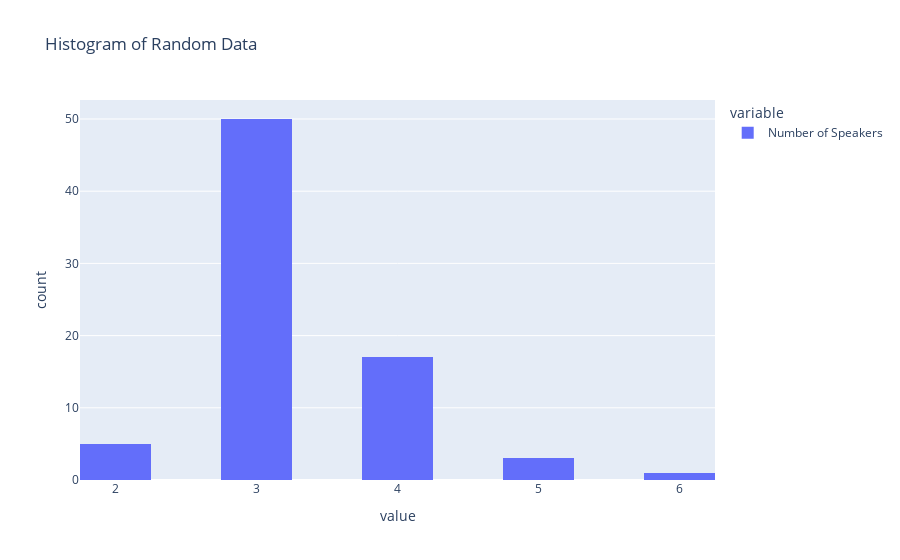

Notebook cell for this chart:
### Code cell
import numpy as np
import plotly.express as px

# Create a histogram
fig = px.histogram(df["Number of Speakers"], nbins=10, title='Histogram of Random Data')

# Show the plot
fig.show()

### Figure 1 — Plotly figure (JSON) as saved in the notebook; plotly's stock layout.template omitted (floating-point values rounded to 4 significant figures)
{"data": [{"alignmentgroup": "True", "bingroup": "x", "hovertemplate": "variable=Number of Speakers<br>value=%{x}<br>count=%{y}<extra></extra>", "legendgroup": "Number of Speakers", "marker": {"color": "#636efa", "pattern": {"shape": ""}}, "name": "Number of Speakers", "nbinsx": 10, "offsetgroup": "Number of Speakers", "orientation": "v", "showlegend": true, "type": "histogram", "x": [5, 2, 4, 4, 4, 3, 4, 4, 5, 5, 6, 4, 3, 4, 2, 2, 2, 2, 3, 3, 3, 3, 3, 3, 3, 3, 3, 3, 3, 3, 3, 3, 3, 3, 3, 3, 3, 4, 4, 4, 4, 4, 3, 3, 3, 3, 3, 3, 3, 3, 3, 3, 3, 3, 3, 3, 3, 3, 3, 3, 3, 3, 3, 3, 3, 3, 3, 3, 4, 4, 4, 3, 4, 4, 3, 3], "xaxis": "x", "yaxis": "y"}], "layout": {"barmode": "relative", "legend": {"title": {"text": "variable"}, "tracegroupgap": 0}, "title": {"text": "Histogram of Random Data"}, "xaxis": {"anchor": "y", "domain": [0, 1], "title": {"text": "value"}}, "yaxis": {"anchor": "x", "domain": [0, 1], "title": {"text": "count"}}}}
